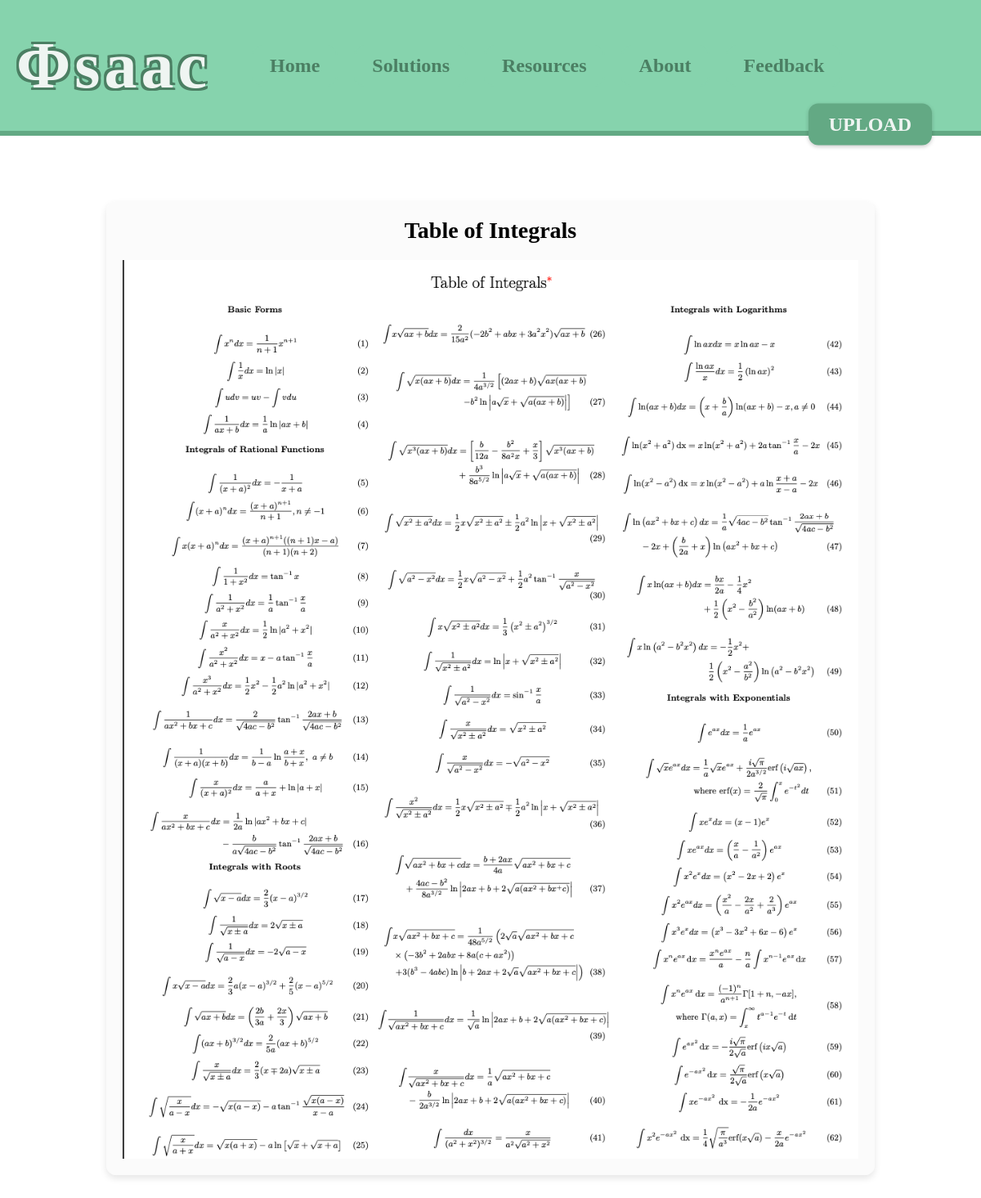
Screenshot of /resources/1/ with the database file from the repository.
### solutions/models.py (models this page shows, shortened)
class SupportResource(models.Model): # Support/Resources page
    title = models.CharField(max_length=255)
    image = models.ImageField(upload_to='support_resources/')
    description = models.TextField(blank=True, null=True)

### solutions/views.py (the view)
# urls.py: path("resources/<int:resource_id>/", views.resource_detail, name="resource_detail"),
def resource_detail(request, resource_id):
    resource = get_object_or_404(SupportResource, id=resource_id)
    return render(request, "solutions/resource_detail.html", {"resource": resource})

### solutions/templates/solutions/resource_detail.html (shortened to what this page needs)
<!DOCTYPE html>
<html lang="en">
<head>
</head>
<body>
    <div class="top-section">
        <div>
            <a href="/" class="logo">Φsaac</a>
        </div>
        <div class="button-container">
            <a href="/" class="nav-button">Home</a>
            <a href="{% url 'chapter_list' %}" class="nav-button">Solutions</a>
            <a href="/resources" class="nav-button">Resources</a>
            <a href="/about" class="nav-button">About</a>
            <a href="/feedback" class="nav-button">Feedback</a>
        </div>
         <a href="/upload" class="upload-button" style="--upload-button-top: 10%;">UPLOAD</a>
    </div>
    <div class="divider-line"></div>
    <div class="content-wrapper">
        <div class="content-section">
            <div class="content-title">{{ resource.title }}</div>
            {% if resource.image %}
                <img src="{{ resource.image.url }}" alt="{{ resource.title }}" class="resource-image">
            {% endif %}
        </div>
    </div>
</body>
</html>

### solutions/templates/solutions/resource_detail.html (style rules this page uses)
html, body { height: 100%; width: 100%; margin: 0; padding: 0; overflow-x: hidden; }
.top-section { width: 100%; height: 20vh; background-color: #86d3ad; display: flex; align-items: center; padding: 0 20px; }
.logo { font-size: 80px; font-weight: 900; color: #eff5f2; text-shadow: -3px -3px 0 #4b7f63, 3px -3px 0 #4b7f63, -3px 3px 0 #4b7f63, 3px 3px 0 #4b7f63; text-decoration: none; letter-spacing: 5px; margin-right: 50px; }
.button-container { display: flex; gap: 20px; }
.nav-button { background-color: #86d3ad; color: #4b7f63; font-size: 24px; font-weight: bold; padding: 10px 20px; border: 2px solid #86d3ad; border-radius: 12px; cursor: pointer; text-decoration: none; transition: background 0.3s, transform 0.2s; }
.upload-button { position: absolute; right: 60px; top: var(--upload-button-top, 50%); transform: translateY(-50%); background-color: #63a984; color: #eff5f2; font-size: 24px; font-weight: bold; padding: 12px 25px; border: none; border-radius: 12px; cursor: pointer; text-decoration: none; transition: background 0.3s, transform 0.2s; box-shadow: 0 2px 5px rgba(0, 0, 0, 0.2); }
.divider-line { width: 100%; height: 6px; background-color: #63a984; margin: 0; border: none; }
.content-wrapper { display: flex; justify-content: center; align-items: flex-start; margin: 40px auto; width: 80%; max-width: 1200px; }
.content-section { width: 100%; max-width: 900px; margin: 40px auto; padding: 20px; background-color: #f9f9f992; border-radius: 12px; box-shadow: 0px 4px 8px rgba(0, 0, 0, 0.1); }
.content-title { font-size: 28px; font-weight: bold; text-align: center; margin-bottom: 20px; }
.resource-image { max-width: 100%; height: auto; display: block; margin: 0 auto; }

### rows the page displays
SupportResource: title "Table of Integrals", image (picture)
